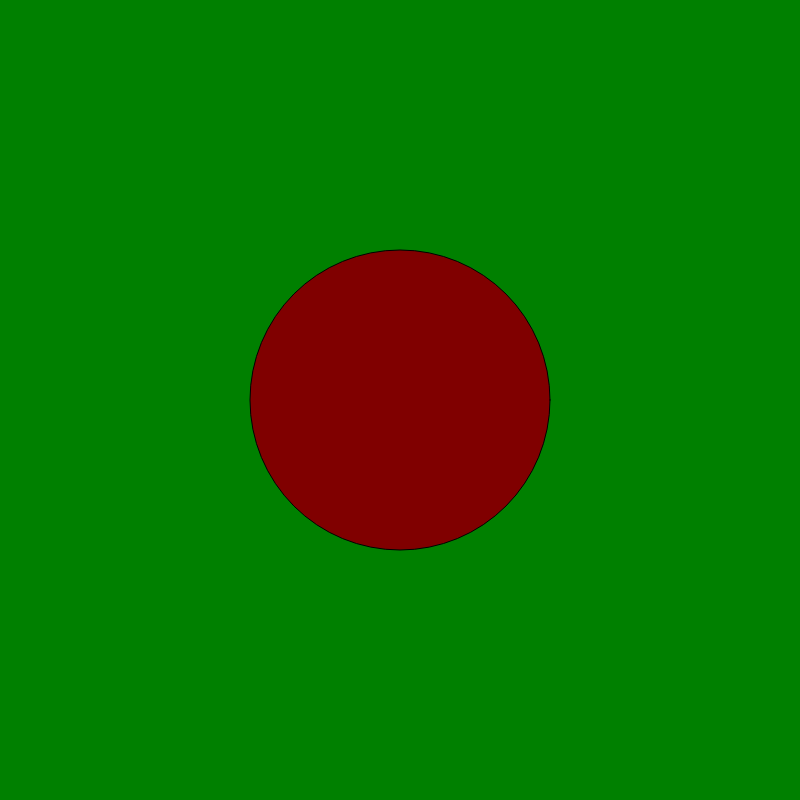
Frame 1 (no input)
Frame 60 (no input): identical to frame 1, image omitted
Frame 120 (the mouse pressed at the canvas centre since frame 60): identical to frame 1, image omitted

The p5.js sketch that drew this single still picture (run headless with seeded random() and noise() and a simulated clock; from frame 60 on, the mouse is pressed at the canvas centre):

// p5.js sketch
// ── sketch.js
function setup() {
  // put setup code here
  createCanvas(800, 800)
}

function draw() {
  // put drawing code here
  background('green');
  fill(128, 0, 0);
  ellipse(width/2, height/2, 300);
}
